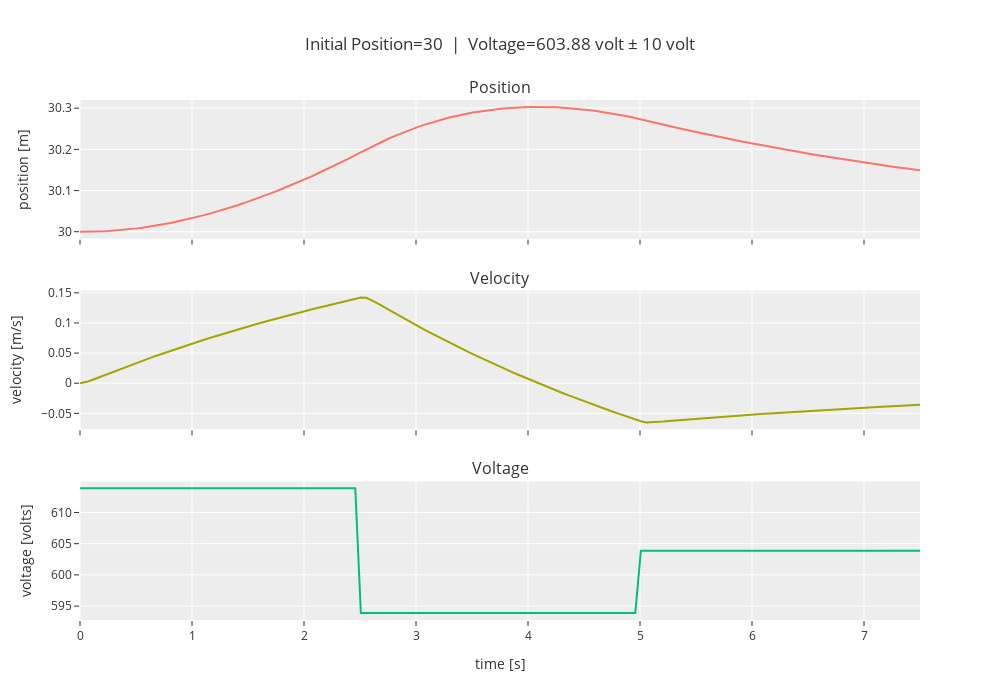

This figure's notebook cell:
### Markdown cell above
### Position $x = 30$

### Code cell
linear_analysis(30, doublet_magnitude=10)

### Figure 1 — Plotly figure (JSON) as saved in the notebook; plotly's stock layout.template omitted (floating-point values rounded to 4 significant figures; data arrays with more than 128 entries replaced by an {"elided": "..."} marker saying what was removed)
{"data": [{"type": "scatter", "x": {"elided": "152 float values"}, "xaxis": "x", "y": {"elided": "152 float values"}, "yaxis": "y"}, {"type": "scatter", "x": {"elided": "152 float values"}, "xaxis": "x2", "y": {"elided": "152 float values"}, "yaxis": "y2"}, {"type": "scatter", "x": {"elided": "152 float values"}, "xaxis": "x3", "y": {"elided": "152 float values"}, "yaxis": "y3"}], "layout": {"annotations": [{"font": {"size": 16}, "showarrow": false, "text": "Position", "x": 0.5, "xanchor": "center", "xref": "paper", "y": 1, "yanchor": "bottom", "yref": "paper"}, {"font": {"size": 16}, "showarrow": false, "text": "Velocity", "x": 0.5, "xanchor": "center", "xref": "paper", "y": 0.6333, "yanchor": "bottom", "yref": "paper"}, {"font": {"size": 16}, "showarrow": false, "text": "Voltage", "x": 0.5, "xanchor": "center", "xref": "paper", "y": 0.2667, "yanchor": "bottom", "yref": "paper"}], "height": 700, "showlegend": false, "title": {"text": "Initial Position=30  |  Voltage=603.88 volt ± 10 volt"}, "width": 1000, "xaxis": {"anchor": "y", "autorange": true, "domain": [0, 1], "matches": "x3", "range": [0, 7.5], "showticklabels": false, "type": "linear"}, "xaxis2": {"anchor": "y2", "autorange": true, "domain": [0, 1], "matches": "x3", "range": [0, 7.5], "showticklabels": false, "type": "linear"}, "xaxis3": {"anchor": "y3", "autorange": true, "domain": [0, 1], "range": [0, 7.5], "title": {"text": "time [s]"}, "type": "linear"}, "yaxis": {"anchor": "x", "autorange": true, "domain": [0.7333, 1], "range": [29.98, 30.32], "title": {"text": "position [m]"}, "type": "linear"}, "yaxis2": {"anchor": "x2", "autorange": true, "domain": [0.3667, 0.6333], "range": [-0.07655, 0.1536], "title": {"text": "velocity [m/s]"}, "type": "linear"}, "yaxis3": {"anchor": "x3", "autorange": true, "domain": [0, 0.2667], "range": [592.8, 615.0], "title": {"text": "voltage [volts]"}, "type": "linear"}}}
